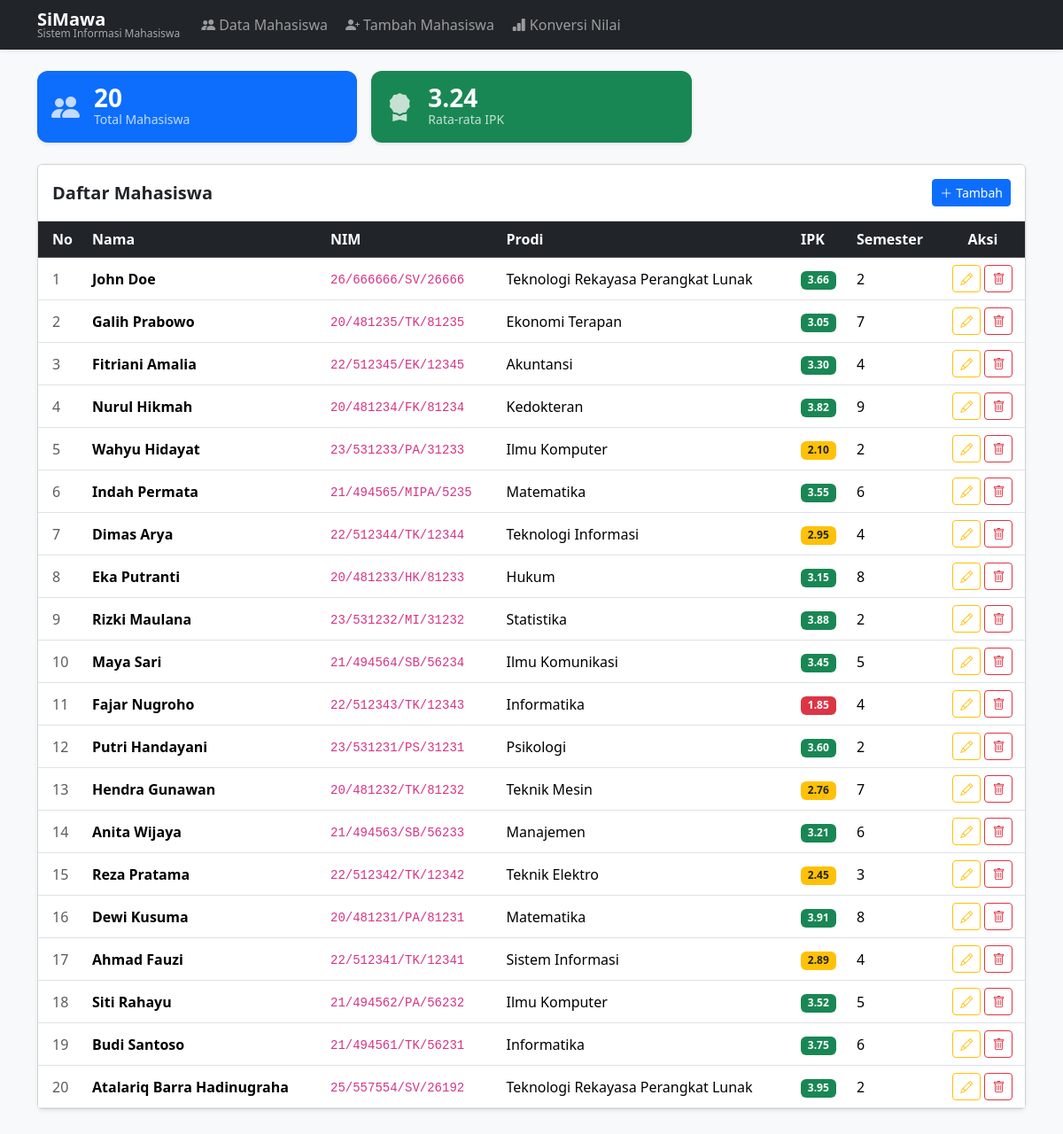
Screenshot of /p12/index.php with the database file from the repository.
### tables this page shows
CREATE TABLE `mahasiswa` (
  `id` int NOT NULL,
  `nama` varchar(100) NOT NULL,
  `nim` varchar(20) NOT NULL,
  `prodi_id` int NOT NULL,
  `ipk` decimal(3,2) NOT NULL,
  `semester` tinyint NOT NULL,
  `created_at` timestamp NULL DEFAULT CURRENT_TIMESTAMP
);

CREATE TABLE `prodi` (
  `id` int NOT NULL,
  `nama` varchar(100) NOT NULL
);

### src/p12/index.php (the view, shortened to what this page needs)
<?php
$db = getDB();
$stats = $db->query(
    'SELECT COUNT(*) AS total, IFNULL(AVG(ipk), 0) AS avg_ipk FROM mahasiswa'
)->fetch();
$stmt = $db->query(
    'SELECT m.id, m.nama, m.nim, p.nama AS prodi, m.ipk, m.semester
     FROM mahasiswa m
     LEFT JOIN prodi p ON p.id = m.prodi_id
     ORDER BY m.id DESC'
);
$rows = $stmt->fetchAll();
require_once __DIR__ . '/layout/header.php';
?>
<div class="row g-3 mb-4">
  <div class="col-sm-6 col-md-4">
    <div class="card stat-card bg-primary text-white shadow-sm">
      <div class="card-body d-flex align-items-center gap-3">
        <i class="bi bi-people-fill fs-2 opacity-75"></i>
        <div>
          <div class="fs-3 fw-bold lh-1"><?= $stats['total'] ?></div>
          <div class="small opacity-75">Total Mahasiswa</div>
        </div>
      </div>
    </div>
  </div>
  <div class="col-sm-6 col-md-4">
    <div class="card stat-card bg-success text-white shadow-sm">
      <div class="card-body d-flex align-items-center gap-3">
        <i class="bi bi-award-fill fs-2 opacity-75"></i>
        <div>
          <div class="fs-3 fw-bold lh-1"><?= number_format((float)$stats['avg_ipk'], 2) ?></div>
          <div class="small opacity-75">Rata-rata IPK</div>
        </div>
      </div>
    </div>
  </div>
</div>
<div class="card shadow-sm">
  <div class="card-header bg-white d-flex justify-content-between align-items-center py-3">
    <h5 class="mb-0 fw-semibold">Daftar Mahasiswa</h5>
    <a href="create.php" class="btn btn-primary btn-sm">
      <i class="bi bi-plus-lg me-1"></i>Tambah
    </a>
  </div>
  <div class="card-body p-0">
    <div class="table-responsive">
      <table class="table table-hover mb-0 align-middle">
        <thead class="table-dark">
          <tr>
            <th class="ps-3">No</th>
            <th>Nama</th>
            <th>NIM</th>
            <th>Prodi</th>
            <th>IPK</th>
            <th>Semester</th>
            <th class="text-center">Aksi</th>
          </tr>
        </thead>
        <tbody>
          <?php if (empty($rows)): ?>
            <tr><td colspan="7" class="text-center text-muted py-4">Belum ada data mahasiswa.</td></tr>
          <?php else: ?>
            <?php foreach ($rows as $i => $row): ?>
              <tr>
                <td class="ps-3 text-muted"><?= $i + 1 ?></td>
                <td class="fw-semibold"><?= htmlspecialchars($row['nama']) ?></td>
                <td><code><?= htmlspecialchars($row['nim']) ?></code></td>
                <td><?= htmlspecialchars($row['prodi'] ?? 'Tidak diketahui') ?></td>
                <td>
                  <span class="badge <?= (float)$row['ipk'] >= 3.0 ? 'bg-success' : ((float)$row['ipk'] >= 2.0 ? 'bg-warning text-dark' : 'bg-danger') ?>">
                    <?= number_format((float)$row['ipk'], 2) ?>
                  </span>
                </td>
                <td><?= htmlspecialchars($row['semester']) ?></td>
                <td class="text-center">
                  <a href="edit.php?id=<?= $row['id'] ?>" class="btn btn-sm btn-outline-warning">
                    <i class="bi bi-pencil"></i>
                  </a>
                  <form method="POST" action="delete.php" class="d-inline"
                        onsubmit="return confirm(<?= htmlspecialchars(json_encode('Hapus mahasiswa ' . $row['nama'] . '?'), ENT_QUOTES, 'UTF-8') ?>)">
                    <button type="submit" class="btn btn-sm btn-outline-danger">
                      <i class="bi bi-trash"></i>
                    </button>
                  </form>
                </td>
              </tr>
            <?php endforeach; ?>
          <?php endif; ?>
        </tbody>
      </table>
    </div>
  </div>
</div>
<?php require_once __DIR__ . '/layout/footer.php'; ?>

### src/p12/layout/header.php (shortened to what this page needs)
<!DOCTYPE html>
<html lang="id">
<head>
  <link rel="stylesheet" href="https://cdn.jsdelivr.net/npm/bootstrap@5.3.3/dist/css/bootstrap.min.css">
  <link rel="stylesheet" href="https://cdn.jsdelivr.net/npm/bootstrap-icons@1.11.3/font/bootstrap-icons.min.css">
</head>
<body>
<nav class="navbar navbar-expand-lg navbar-dark bg-dark shadow-sm mb-4">
  <div class="container">
    <a class="navbar-brand d-flex flex-column lh-1 py-1" href="/p12/index.php">
      <span class="fw-bold fs-5">SiMawa</span>
      <span class="subtitle">Sistem Informasi Mahasiswa</span>
    </a>
    <div class="collapse navbar-collapse" id="navMenu">
      <ul class="navbar-nav me-auto gap-1">
        <li class="nav-item">
          <a class="nav-link" href="/p12/index.php">
            <i class="bi bi-people-fill me-1"></i>Data Mahasiswa
          </a>
        </li>
        <li class="nav-item">
          <a class="nav-link" href="/p12/create.php">
            <i class="bi bi-person-plus-fill me-1"></i>Tambah Mahasiswa
          </a>
        </li>
        <li class="nav-item">
          <a class="nav-link" href="/p12/grade.php">
            <i class="bi bi-bar-chart-fill me-1"></i>Konversi Nilai
          </a>
        </li>
      </ul>
    </div>
  </div>
</nav>
<main class="container pb-5">

### src/p12/layout/footer.php (shortened to what this page needs)
</main>
</body>
</html>

### src/p12/layout/header.php (style rules this page uses)
body { background-color: #f8f9fa; }
.navbar-brand .subtitle { font-size: .75rem; opacity: .6; font-weight: 400; }
.stat-card { border: none; border-radius: .75rem; }
.table th { white-space: nowrap; }

### rows the page displays
mahasiswa: nama "John Doe", nim "26/666666/SV/26666", prodi.nama "Teknologi Rekayasa Perangkat Lunak", ipk "3.66", semester "2"
mahasiswa: nama "Galih Prabowo", nim "20/481235/TK/81235", prodi.nama "Ekonomi Terapan", ipk "3.05", semester "7"
mahasiswa: nama "Fitriani Amalia", nim "22/512345/EK/12345", prodi.nama "Akuntansi", ipk "3.30", semester "4"
mahasiswa: nama "Nurul Hikmah", nim "20/481234/FK/81234", prodi.nama "Kedokteran", ipk "3.82", semester "9"
mahasiswa: nama "Wahyu Hidayat", nim "23/531233/PA/31233", prodi.nama "Ilmu Komputer", ipk "2.10", semester "2"
mahasiswa: nama "Indah Permata", nim "21/494565/MIPA/5235", prodi.nama "Matematika", ipk "3.55", semester "6"
mahasiswa: nama "Dimas Arya", nim "22/512344/TK/12344", prodi.nama "Teknologi Informasi", ipk "2.95", semester "4"
mahasiswa: nama "Eka Putranti", nim "20/481233/HK/81233", prodi.nama "Hukum", ipk "3.15", semester "8"
mahasiswa: nama "Rizki Maulana", nim "23/531232/MI/31232", prodi.nama "Statistika", ipk "3.88", semester "2"
mahasiswa: nama "Maya Sari", nim "21/494564/SB/56234", prodi.nama "Ilmu Komunikasi", ipk "3.45", semester "5"
mahasiswa: nama "Fajar Nugroho", nim "22/512343/TK/12343", prodi.nama "Informatika", ipk "1.85", semester "4"
mahasiswa: nama "Putri Handayani", nim "23/531231/PS/31231", prodi.nama "Psikologi", ipk "3.60", semester "2"
mahasiswa: nama "Hendra Gunawan", nim "20/481232/TK/81232", prodi.nama "Teknik Mesin", ipk "2.76", semester "7"
mahasiswa: nama "Anita Wijaya", nim "21/494563/SB/56233", prodi.nama "Manajemen", ipk "3.21", semester "6"
mahasiswa: nama "Reza Pratama", nim "22/512342/TK/12342", prodi.nama "Teknik Elektro", ipk "2.45", semester "3"
mahasiswa: nama "Dewi Kusuma", nim "20/481231/PA/81231", prodi.nama "Matematika", ipk "3.91", semester "8"
mahasiswa: nama "Ahmad Fauzi", nim "22/512341/TK/12341", prodi.nama "Sistem Informasi", ipk "2.89", semester "4"
mahasiswa: nama "Siti Rahayu", nim "21/494562/PA/56232", prodi.nama "Ilmu Komputer", ipk "3.52", semester "5"
mahasiswa: nama "Budi Santoso", nim "21/494561/TK/56231", prodi.nama "Informatika", ipk "3.75", semester "6"
mahasiswa: nama "Atalariq Barra Hadinugraha", nim "25/557554/SV/26192", prodi.nama "Teknologi Rekayasa Perangkat Lunak", ipk "3.95", semester "2"

### other values shown
$stats['total'] "20"
$stats['avg_ipk'] "3.24"
